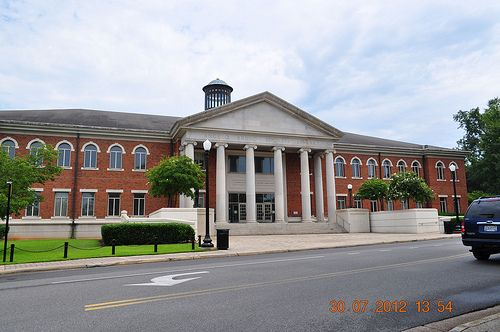
#> input picture images/edge.jpg, 500 x 332 px
$ python canny_edge.py
#> lines starting #> are read from the running program, lines starting #| are printed output that depends on the picture; after the words box and inside, x2 and y2 are one past the last pixel; in counts of white or black regions, pixels touching at a corner belong together
# -*- coding: utf-8 -*-
"""
Author - Kanak Kawadiwale on Thu Nov  5 20:03:43 2020

@author: ag
"""
import cv2
import numpy as np

#read any image for the edge detection
image = cv2.imread("images/edge.jpg")
#> image is the input picture: shape (332, 500, 3); mean B, G, R 154.2, 153.1, 152.5

#Converting the RGB image to HSV image to understand the image channels and
#distribution of colors
hsv_converted = cv2.cvtColor(image, cv2.COLOR_BGR2HSV)
#> hsv_converted: shape (332, 500, 3); mean H, S, V 81.1, 46.1, 165.5

# Lower value for detecting red
minmask_red = np.array([30,150,50])

# upper value for detecting red
maxmask_red = np.array([255,255,180])

#Now to seperate image luminance from color information we apply the inRange
#function on HSV converted image with masking
mask = cv2.inRange(hsv_converted, minmask_red, maxmask_red)
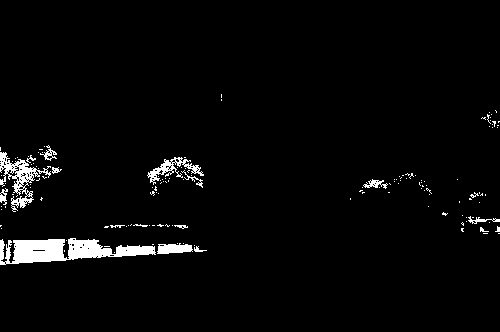
#> mask: shape (332, 500); 3% white; 147 white regions (130 under 20 px), largest, box (x1, y1, x2, y2) and area: (0, 238, 156, 265) 2380, (0, 152, 51, 212) 882, (147, 157, 204, 185) 454


cv2.imshow('HSV Image Converted',hsv_converted)
cv2.imshow('Original',image)

#finally applying the canny edge function on the image to detect the edges in image
#we also need to decide the Upper and Lower bound values to help detect the edges sharply.
edges = cv2.Canny(image,100,200)
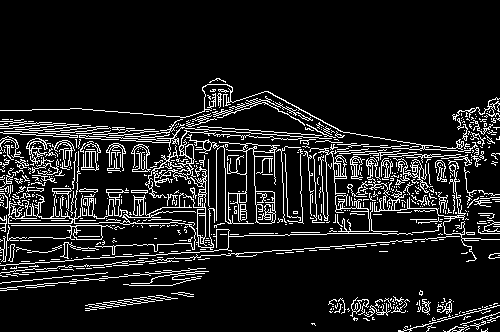
#> edges: shape (332, 500); 11.1% white in thin lines or dots, all inside (x1, y1, x2, y2) = (0, 78, 500, 332)


cv2.imshow('Edges',edges)
cv2.waitKey(0)
cv2.destroyAllWindows()
